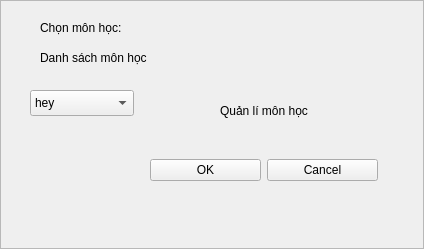
<?xml version="1.0" encoding="UTF-8"?>
<ui version="4.0">
 <class>pop_up</class>
 <widget class="QFrame" name="pop_up">
  <property name="geometry">
   <rect>
    <x>0</x>
    <y>0</y>
    <width>424</width>
    <height>249</height>
   </rect>
  </property>
  <property name="windowTitle">
   <string>Frame</string>
  </property>
  <property name="frameShape">
   <enum>QFrame::StyledPanel</enum>
  </property>
  <property name="frameShadow">
   <enum>QFrame::Raised</enum>
  </property>
  <widget class="QLabel" name="chon_mon_hoc_label">
   <property name="geometry">
    <rect>
     <x>40</x>
     <y>20</y>
     <width>111</width>
     <height>16</height>
    </rect>
   </property>
   <property name="text">
    <string>Chọn môn học:</string>
   </property>
  </widget>
  <widget class="QLabel" name="danh_sach_mon_hoc_label">
   <property name="geometry">
    <rect>
     <x>40</x>
     <y>50</y>
     <width>141</width>
     <height>16</height>
    </rect>
   </property>
   <property name="text">
    <string>Danh sách môn học</string>
   </property>
  </widget>
  <widget class="QComboBox" name="danh_sach_mon_hoc_combo_box">
   <property name="geometry">
    <rect>
     <x>30</x>
     <y>90</y>
     <width>104</width>
     <height>26</height>
    </rect>
   </property>
   <item>
    <property name="text">
     <string>hey</string>
    </property>
   </item>
   <item>
    <property name="text">
     <string>yo</string>
    </property>
   </item>
   <item>
    <property name="text">
     <string>nigngen</string>
    </property>
   </item>
  </widget>
  <widget class="QLabel" name="quan_li_mon_hoc_label">
   <property name="geometry">
    <rect>
     <x>220</x>
     <y>100</y>
     <width>121</width>
     <height>21</height>
    </rect>
   </property>
   <property name="text">
    <string>Quản lí môn học</string>
   </property>
  </widget>
  <widget class="QWidget" name="horizontalLayoutWidget">
   <property name="geometry">
    <rect>
     <x>150</x>
     <y>130</y>
     <width>228</width>
     <height>80</height>
    </rect>
   </property>
   <layout class="QHBoxLayout" name="horizontalLayout">
    <item>
     <widget class="QPushButton" name="ok_button">
      <property name="enabled">
       <bool>true</bool>
      </property>
      <property name="sizePolicy">
       <sizepolicy hsizetype="Minimum" vsizetype="Fixed">
        <horstretch>0</horstretch>
        <verstretch>0</verstretch>
       </sizepolicy>
      </property>
      <property name="text">
       <string>OK</string>
      </property>
     </widget>
    </item>
    <item>
     <widget class="QPushButton" name="cancel_button">
      <property name="text">
       <string>Cancel</string>
      </property>
     </widget>
    </item>
   </layout>
  </widget>
 </widget>
 <resources/>
 <connections/>
</ui>
